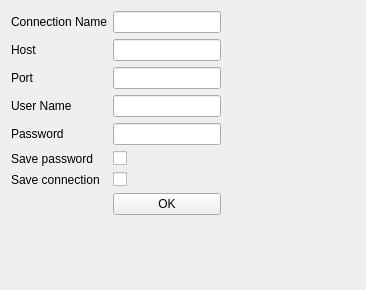
<?xml version="1.0" encoding="UTF-8"?>
<ui version="4.0">
 <class>Connection</class>
 <widget class="QWidget" name="Connection">
  <property name="geometry">
   <rect>
    <x>0</x>
    <y>0</y>
    <width>366</width>
    <height>290</height>
   </rect>
  </property>
  <property name="windowTitle">
   <string>Form</string>
  </property>
  <layout class="QFormLayout" name="formLayout">
   <item row="0" column="0">
    <layout class="QGridLayout" name="gridLayout">
     <item row="6" column="0">
      <widget class="QLabel" name="lab_save_con">
       <property name="text">
        <string>Save connection</string>
       </property>
      </widget>
     </item>
     <item row="0" column="0">
      <widget class="QLabel" name="lab_con_name">
       <property name="text">
        <string>Connection Name</string>
       </property>
      </widget>
     </item>
     <item row="5" column="0">
      <widget class="QLabel" name="lab_save_passwd">
       <property name="text">
        <string>Save password</string>
       </property>
      </widget>
     </item>
     <item row="4" column="1">
      <widget class="QLineEdit" name="line_password"/>
     </item>
     <item row="4" column="0">
      <widget class="QLabel" name="lab_password">
       <property name="text">
        <string>Password</string>
       </property>
      </widget>
     </item>
     <item row="0" column="1">
      <widget class="QLineEdit" name="line_con_name"/>
     </item>
     <item row="2" column="0">
      <widget class="QLabel" name="lab_port">
       <property name="text">
        <string>Port</string>
       </property>
      </widget>
     </item>
     <item row="6" column="1">
      <widget class="QCheckBox" name="check_con">
       <property name="text">
        <string/>
       </property>
      </widget>
     </item>
     <item row="3" column="0">
      <widget class="QLabel" name="lab_user_name">
       <property name="text">
        <string>User Name</string>
       </property>
      </widget>
     </item>
     <item row="3" column="1">
      <widget class="QLineEdit" name="line_user_name"/>
     </item>
     <item row="5" column="1">
      <widget class="QCheckBox" name="check_passwd">
       <property name="text">
        <string/>
       </property>
      </widget>
     </item>
     <item row="1" column="1">
      <widget class="QLineEdit" name="line_host"/>
     </item>
     <item row="1" column="0">
      <widget class="QLabel" name="lab_host">
       <property name="text">
        <string>Host</string>
       </property>
      </widget>
     </item>
     <item row="2" column="1">
      <widget class="QLineEdit" name="line_port"/>
     </item>
     <item row="7" column="1">
      <widget class="QPushButton" name="btn_ok">
       <property name="text">
        <string>OK</string>
       </property>
      </widget>
     </item>
    </layout>
   </item>
  </layout>
 </widget>
 <resources/>
 <connections/>
</ui>
